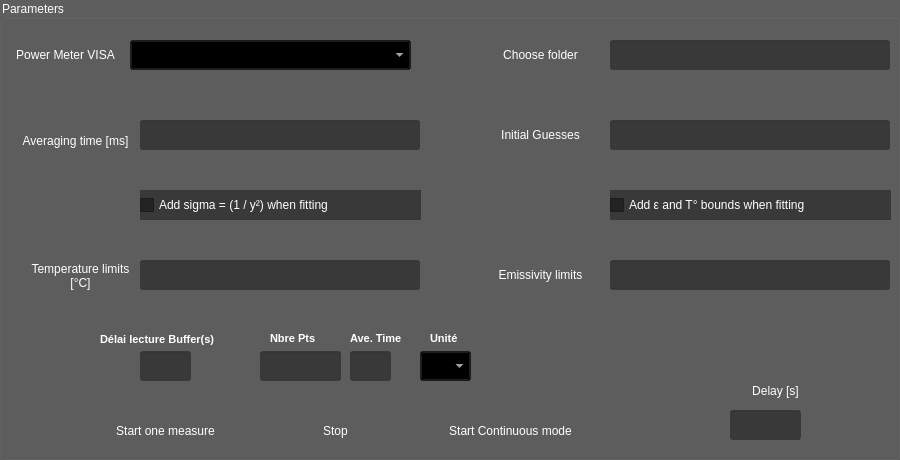
        <widget class="QGroupBox" name="Param">
         <property name="enabled">
          <bool>true</bool>
         </property>
         <property name="styleSheet">
          <string notr="true">background : rgba(0,0,0,100);
color: rgb(255,255,255)</string>
         </property>
         <property name="title">
          <string>Parameters</string>
         </property>
         <widget class="QLabel" name="labelAvgs">
          <property name="enabled">
           <bool>false</bool>
          </property>
          <property name="geometry">
           <rect>
            <x>20</x>
            <y>110</y>
            <width>111</width>
            <height>61</height>
           </rect>
          </property>
          <property name="styleSheet">
           <string notr="true">background : rgba(255,255,255,0)
</string>
          </property>
          <property name="lineWidth">
           <number>0</number>
          </property>
          <property name="text">
           <string>Averaging time [ms]</string>
          </property>
          <property name="alignment">
           <set>Qt::AlignCenter</set>
          </property>
          <property name="wordWrap">
           <bool>true</bool>
          </property>
         </widget>
         <widget class="QLineEdit" name="avg_timeS">
          <property name="geometry">
           <rect>
            <x>140</x>
            <y>120</y>
            <width>280</width>
            <height>30</height>
           </rect>
          </property>
          <property name="maximumSize">
           <size>
            <width>300</width>
            <height>16777215</height>
           </size>
          </property>
          <property name="toolTip">
           <string>&lt;html&gt;&lt;head/&gt;&lt;body&gt;&lt;p&gt;&lt;span style=&quot; color:#aa55ff;&quot;&gt;[A1,...,Aj,...,Ap]&lt;/span&gt;&lt;/p&gt;&lt;/body&gt;&lt;/html&gt;</string>
          </property>
          <property name="styleSheet">
           <string notr="true"/>
          </property>
          <property name="text">
           <string/>
          </property>
          <property name="alignment">
           <set>Qt::AlignRight|Qt::AlignTrailing|Qt::AlignVCenter</set>
          </property>
         </widget>
         <widget class="QLabel" name="labelTempLim">
          <property name="enabled">
           <bool>true</bool>
          </property>
          <property name="geometry">
           <rect>
            <x>30</x>
            <y>230</y>
            <width>101</width>
            <height>91</height>
           </rect>
          </property>
          <property name="styleSheet">
           <string notr="true">background : rgba(255,255,255,0)</string>
          </property>
          <property name="text">
           <string>Temperature limits [°C]</string>
          </property>
          <property name="scaledContents">
           <bool>false</bool>
          </property>
          <property name="alignment">
           <set>Qt::AlignCenter</set>
          </property>
          <property name="wordWrap">
           <bool>true</bool>
          </property>
         </widget>
         <widget class="QLineEdit" name="temp_limit">
          <property name="geometry">
           <rect>
            <x>140</x>
            <y>260</y>
            <width>280</width>
            <height>30</height>
           </rect>
          </property>
          <property name="maximumSize">
           <size>
            <width>280</width>
            <height>16777215</height>
           </size>
          </property>
          <property name="toolTip">
           <string>&lt;html&gt;&lt;head/&gt;&lt;body&gt;&lt;p&gt;&lt;span style=&quot; color:#aa55ff;&quot;&gt;[Tmin, Tmax] bounds for the sample curve_fit function&lt;/span&gt;&lt;/p&gt;&lt;/body&gt;&lt;/html&gt;</string>
          </property>
          <property name="whatsThis">
           <string>[Tmin, Tmax] bounds for the sample curve_fit function</string>
          </property>
          <property name="styleSheet">
           <string notr="true"/>
          </property>
          <property name="text">
           <string/>
          </property>
          <property name="alignment">
           <set>Qt::AlignRight|Qt::AlignTrailing|Qt::AlignVCenter</set>
          </property>
         </widget>
         <widget class="QLabel" name="labelEmlim">
          <property name="enabled">
           <bool>true</bool>
          </property>
          <property name="geometry">
           <rect>
            <x>480</x>
            <y>260</y>
            <width>121</width>
            <height>30</height>
           </rect>
          </property>
          <property name="layoutDirection">
           <enum>Qt::LeftToRight</enum>
          </property>
          <property name="autoFillBackground">
           <bool>false</bool>
          </property>
          <property name="styleSheet">
           <string notr="true">background : rgba(255,255,255,0)</string>
          </property>
          <property name="text">
           <string>Emissivity limits</string>
          </property>
          <property name="alignment">
           <set>Qt::AlignCenter</set>
          </property>
         </widget>
         <widget class="QLineEdit" name="em_limit">
          <property name="geometry">
           <rect>
            <x>610</x>
            <y>260</y>
            <width>280</width>
            <height>30</height>
           </rect>
          </property>
          <property name="minimumSize">
           <size>
            <width>280</width>
            <height>0</height>
           </size>
          </property>
          <property name="maximumSize">
           <size>
            <width>280</width>
            <height>16777215</height>
           </size>
          </property>
          <property name="toolTip">
           <string>&lt;html&gt;&lt;head/&gt;&lt;body&gt;&lt;p&gt;&lt;span style=&quot; color:#aa55ff;&quot;&gt;[Emin, Emax] bounds for the sample curve_fit function&lt;/span&gt;&lt;/p&gt;&lt;/body&gt;&lt;/html&gt;</string>
          </property>
          <property name="whatsThis">
           <string>[Emin, Emax] bounds for the sample curve_fit function</string>
          </property>
          <property name="styleSheet">
           <string notr="true"/>
          </property>
          <property name="text">
           <string/>
          </property>
          <property name="alignment">
           <set>Qt::AlignRight|Qt::AlignTrailing|Qt::AlignVCenter</set>
          </property>
         </widget>
         <widget class="QLabel" name="labelVISAs">
          <property name="geometry">
           <rect>
            <x>10</x>
            <y>40</y>
            <width>111</width>
            <height>30</height>
           </rect>
          </property>
          <property name="font">
           <font>
            <italic>false</italic>
            <underline>false</underline>
            <strikeout>false</strikeout>
            <kerning>true</kerning>
           </font>
          </property>
          <property name="styleSheet">
           <string notr="true">background : rgba(255,255,255,0)</string>
          </property>
          <property name="text">
           <string>Power Meter VISA</string>
          </property>
          <property name="textFormat">
           <enum>Qt::AutoText</enum>
          </property>
          <property name="alignment">
           <set>Qt::AlignCenter</set>
          </property>
          <property name="wordWrap">
           <bool>true</bool>
          </property>
         </widget>
         <widget class="QComboBox" name="id_powermeterS">
          <property name="geometry">
           <rect>
            <x>130</x>
            <y>40</y>
            <width>281</width>
            <height>30</height>
           </rect>
          </property>
          <property name="toolTip">
           <string>&lt;html&gt;&lt;head/&gt;&lt;body&gt;&lt;p&gt;&lt;span style=&quot; color:#aa55ff;&quot;&gt;Instrument adress&lt;/span&gt;&lt;/p&gt;&lt;/body&gt;&lt;/html&gt;</string>
          </property>
          <property name="autoFillBackground">
           <bool>false</bool>
          </property>
          <property name="styleSheet">
           <string notr="true"/>
          </property>
          <property name="editable">
           <bool>false</bool>
          </property>
          <property name="currentText">
           <string/>
          </property>
         </widget>
         <widget class="QPushButton" name="chooseFolderS">
          <property name="geometry">
           <rect>
            <x>480</x>
            <y>40</y>
            <width>121</width>
            <height>30</height>
           </rect>
          </property>
          <property name="text">
           <string>Choose folder</string>
          </property>
          <property name="checkable">
           <bool>false</bool>
          </property>
          <property name="autoExclusive">
           <bool>false</bool>
          </property>
          <property name="autoDefault">
           <bool>false</bool>
          </property>
          <property name="default">
           <bool>true</bool>
          </property>
          <property name="flat">
           <bool>true</bool>
          </property>
         </widget>
         <widget class="QLineEdit" name="labelDirS">
          <property name="geometry">
           <rect>
            <x>610</x>
            <y>40</y>
            <width>280</width>
            <height>30</height>
           </rect>
          </property>
          <property name="toolTip">
           <string>&lt;html&gt;&lt;head/&gt;&lt;body&gt;&lt;p&gt;&lt;span style=&quot; color:#aa55ff;&quot;&gt;Folder where the sample values, parameters and calibration values will be saved&lt;/span&gt;&lt;/p&gt;&lt;/body&gt;&lt;/html&gt;</string>
          </property>
         </widget>
         <widget class="QPushButton" name="startButtonS">
          <property name="enabled">
           <bool>true</bool>
          </property>
          <property name="geometry">
           <rect>
            <x>100</x>
            <y>410</y>
            <width>131</width>
            <height>41</height>
           </rect>
          </property>
          <property name="styleSheet">
           <string notr="true"/>
          </property>
          <property name="text">
           <string>Start one measure</string>
          </property>
          <property name="checkable">
           <bool>false</bool>
          </property>
          <property name="autoExclusive">
           <bool>false</bool>
          </property>
          <property name="default">
           <bool>true</bool>
          </property>
          <property name="flat">
           <bool>true</bool>
          </property>
         </widget>
         <widget class="QPushButton" name="stopButton">
          <property name="enabled">
           <bool>false</bool>
          </property>
          <property name="geometry">
           <rect>
            <x>270</x>
            <y>410</y>
            <width>131</width>
            <height>41</height>
           </rect>
          </property>
          <property name="styleSheet">
           <string notr="true"/>
          </property>
          <property name="text">
           <string>Stop</string>
          </property>
          <property name="checkable">
           <bool>false</bool>
          </property>
          <property name="autoExclusive">
           <bool>false</bool>
          </property>
          <property name="autoDefault">
           <bool>false</bool>
          </property>
          <property name="default">
           <bool>true</bool>
          </property>
          <property name="flat">
           <bool>true</bool>
          </property>
         </widget>
         <widget class="QPushButton" name="startContButtonS">
          <property name="enabled">
           <bool>true</bool>
          </property>
          <property name="geometry">
           <rect>
            <x>440</x>
            <y>410</y>
            <width>141</width>
            <height>41</height>
           </rect>
          </property>
          <property name="styleSheet">
           <string notr="true"/>
          </property>
          <property name="text">
           <string>Start Continuous mode</string>
          </property>
          <property name="checkable">
           <bool>false</bool>
          </property>
          <property name="autoExclusive">
           <bool>false</bool>
          </property>
          <property name="default">
           <bool>true</bool>
          </property>
          <property name="flat">
           <bool>true</bool>
          </property>
         </widget>
         <widget class="QCheckBox" name="checkBoxBounds">
          <property name="geometry">
           <rect>
            <x>610</x>
            <y>190</y>
            <width>281</width>
            <height>30</height>
           </rect>
          </property>
          <property name="font">
           <font>
            <family>MS Shell Dlg 2</family>
           </font>
          </property>
          <property name="contextMenuPolicy">
           <enum>Qt::DefaultContextMenu</enum>
          </property>
          <property name="layoutDirection">
           <enum>Qt::LeftToRight</enum>
          </property>
          <property name="text">
           <string>Add ε and T° bounds when fitting</string>
          </property>
          <property name="checked">
           <bool>false</bool>
          </property>
         </widget>
         <widget class="QLineEdit" name="init_guess">
          <property name="geometry">
           <rect>
            <x>610</x>
            <y>120</y>
            <width>280</width>
            <height>30</height>
           </rect>
          </property>
          <property name="maximumSize">
           <size>
            <width>300</width>
            <height>16777215</height>
           </size>
          </property>
          <property name="toolTip">
           <string>&lt;html&gt;&lt;head/&gt;&lt;body&gt;&lt;p&gt;&lt;span style=&quot; color:#aa55ff;&quot;&gt;[Tguess, Eguess] - Temperature (°C) and Emissivity at which the fit will start&lt;/span&gt;&lt;/p&gt;&lt;p&gt;&lt;span style=&quot; color:#aa55ff;&quot;&gt;If the fit cannot be made, try to lower the temperature &lt;/span&gt;&lt;/p&gt;&lt;/body&gt;&lt;/html&gt;</string>
          </property>
          <property name="styleSheet">
           <string notr="true"/>
          </property>
          <property name="text">
           <string/>
          </property>
          <property name="alignment">
           <set>Qt::AlignRight|Qt::AlignTrailing|Qt::AlignVCenter</set>
          </property>
         </widget>
         <widget class="QLabel" name="labelinit_guess">
          <property name="enabled">
           <bool>false</bool>
          </property>
          <property name="geometry">
           <rect>
            <x>480</x>
            <y>120</y>
            <width>121</width>
            <height>30</height>
           </rect>
          </property>
          <property name="styleSheet">
           <string notr="true">background : rgba(255,255,255,0)
</string>
          </property>
          <property name="lineWidth">
           <number>0</number>
          </property>
          <property name="text">
           <string>Initial Guesses</string>
          </property>
          <property name="alignment">
           <set>Qt::AlignCenter</set>
          </property>
         </widget>
         <widget class="QCheckBox" name="checkBoxSigma">
          <property name="geometry">
           <rect>
            <x>140</x>
            <y>190</y>
            <width>281</width>
            <height>30</height>
           </rect>
          </property>
          <property name="font">
           <font>
            <family>MS Shell Dlg 2</family>
           </font>
          </property>
          <property name="contextMenuPolicy">
           <enum>Qt::DefaultContextMenu</enum>
          </property>
          <property name="layoutDirection">
           <enum>Qt::LeftToRight</enum>
          </property>
          <property name="text">
           <string>Add sigma = (1 / y²) when fitting</string>
          </property>
          <property name="checked">
           <bool>false</bool>
          </property>
         </widget>
         <widget class="QLabel" name="labelDelay">
          <property name="enabled">
           <bool>true</bool>
          </property>
          <property name="geometry">
           <rect>
            <x>740</x>
            <y>380</y>
            <width>71</width>
            <height>21</height>
           </rect>
          </property>
          <property name="layoutDirection">
           <enum>Qt::LeftToRight</enum>
          </property>
          <property name="autoFillBackground">
           <bool>false</bool>
          </property>
          <property name="styleSheet">
           <string notr="true">background : rgba(255,255,255,0)</string>
          </property>
          <property name="text">
           <string>Delay [s]</string>
          </property>
          <property name="alignment">
           <set>Qt::AlignCenter</set>
          </property>
         </widget>
         <widget class="QLineEdit" name="delay">
          <property name="geometry">
           <rect>
            <x>730</x>
            <y>410</y>
            <width>71</width>
            <height>30</height>
           </rect>
          </property>
          <property name="minimumSize">
           <size>
            <width>0</width>
            <height>0</height>
           </size>
          </property>
          <property name="maximumSize">
           <size>
            <width>280</width>
            <height>16777215</height>
           </size>
          </property>
          <property name="toolTip">
           <string>&lt;html&gt;&lt;head/&gt;&lt;body&gt;&lt;p&gt;&lt;span style=&quot; color:#aa55ff;&quot;&gt;[Emin, Emax] bounds for the sample curve_fit function&lt;/span&gt;&lt;/p&gt;&lt;/body&gt;&lt;/html&gt;</string>
          </property>
          <property name="whatsThis">
           <string>[Emin, Emax] bounds for the sample curve_fit function</string>
          </property>
          <property name="styleSheet">
           <string notr="true"/>
          </property>
          <property name="text">
           <string/>
          </property>
          <property name="alignment">
           <set>Qt::AlignRight|Qt::AlignTrailing|Qt::AlignVCenter</set>
          </property>
         </widget>
         <widget class="QLineEdit" name="Delay_Read_Buf">
          <property name="geometry">
           <rect>
            <x>140</x>
            <y>351</y>
            <width>51</width>
            <height>30</height>
           </rect>
          </property>
          <property name="minimumSize">
           <size>
            <width>0</width>
            <height>0</height>
           </size>
          </property>
          <property name="maximumSize">
           <size>
            <width>16777215</width>
            <height>16777215</height>
           </size>
          </property>
          <property name="baseSize">
           <size>
            <width>0</width>
            <height>0</height>
           </size>
          </property>
          <property name="alignment">
           <set>Qt::AlignRight|Qt::AlignTrailing|Qt::AlignVCenter</set>
          </property>
         </widget>
         <widget class="QLineEdit" name="nbre_pts_1">
          <property name="geometry">
           <rect>
            <x>260</x>
            <y>351</y>
            <width>81</width>
            <height>30</height>
           </rect>
          </property>
          <property name="minimumSize">
           <size>
            <width>0</width>
            <height>0</height>
           </size>
          </property>
          <property name="maximumSize">
           <size>
            <width>16777215</width>
            <height>16777215</height>
           </size>
          </property>
          <property name="baseSize">
           <size>
            <width>0</width>
            <height>0</height>
           </size>
          </property>
          <property name="layoutDirection">
           <enum>Qt::RightToLeft</enum>
          </property>
          <property name="alignment">
           <set>Qt::AlignRight|Qt::AlignTrailing|Qt::AlignVCenter</set>
          </property>
         </widget>
         <widget class="QLabel" name="label_4">
          <property name="geometry">
           <rect>
            <x>430</x>
            <y>330</y>
            <width>41</width>
            <height>16</height>
           </rect>
          </property>
          <property name="font">
           <font>
            <pointsize>8</pointsize>
            <weight>75</weight>
            <bold>true</bold>
           </font>
          </property>
          <property name="styleSheet">
           <string notr="true">background : rgba(255,255,255,0)</string>
          </property>
          <property name="text">
           <string>Unité</string>
          </property>
         </widget>
         <widget class="QLabel" name="label_3">
          <property name="geometry">
           <rect>
            <x>350</x>
            <y>330</y>
            <width>61</width>
            <height>16</height>
           </rect>
          </property>
          <property name="font">
           <font>
            <pointsize>8</pointsize>
            <weight>75</weight>
            <bold>true</bold>
           </font>
          </property>
          <property name="styleSheet">
           <string notr="true">background : rgba(255,255,255,0)</string>
          </property>
          <property name="text">
           <string>Ave. Time</string>
          </property>
         </widget>
         <widget class="QLabel" name="label_5">
          <property name="geometry">
           <rect>
            <x>100</x>
            <y>331</y>
            <width>131</width>
            <height>16</height>
           </rect>
          </property>
          <property name="font">
           <font>
            <pointsize>8</pointsize>
            <weight>75</weight>
            <bold>true</bold>
           </font>
          </property>
          <property name="styleSheet">
           <string notr="true">background : rgba(255,255,255,0)</string>
          </property>
          <property name="frameShadow">
           <enum>QFrame::Plain</enum>
          </property>
          <property name="text">
           <string>Délai lecture Buffer(s)</string>
          </property>
         </widget>
         <widget class="QLineEdit" name="Ar_Time">
          <property name="geometry">
           <rect>
            <x>350</x>
            <y>351</y>
            <width>41</width>
            <height>30</height>
           </rect>
          </property>
          <property name="minimumSize">
           <size>
            <width>0</width>
            <height>0</height>
           </size>
          </property>
          <property name="maximumSize">
           <size>
            <width>16777215</width>
            <height>16777215</height>
           </size>
          </property>
          <property name="baseSize">
           <size>
            <width>0</width>
            <height>0</height>
           </size>
          </property>
          <property name="alignment">
           <set>Qt::AlignRight|Qt::AlignTrailing|Qt::AlignVCenter</set>
          </property>
         </widget>
         <widget class="QLabel" name="label">
          <property name="geometry">
           <rect>
            <x>270</x>
            <y>330</y>
            <width>61</width>
            <height>16</height>
           </rect>
          </property>
          <property name="font">
           <font>
            <pointsize>8</pointsize>
            <weight>75</weight>
            <bold>true</bold>
           </font>
          </property>
          <property name="styleSheet">
           <string notr="true">background : rgba(255,255,255,0)</string>
          </property>
          <property name="text">
           <string>Nbre Pts</string>
          </property>
         </widget>
         <widget class="QComboBox" name="List_Unit">
          <property name="geometry">
           <rect>
            <x>420</x>
            <y>351</y>
            <width>51</width>
            <height>30</height>
           </rect>
          </property>
          <property name="minimumSize">
           <size>
            <width>0</width>
            <height>0</height>
           </size>
          </property>
          <property name="maximumSize">
           <size>
            <width>16777215</width>
            <height>16777215</height>
           </size>
          </property>
          <property name="baseSize">
           <size>
            <width>0</width>
            <height>0</height>
           </size>
          </property>
         </widget>
        </widget>
